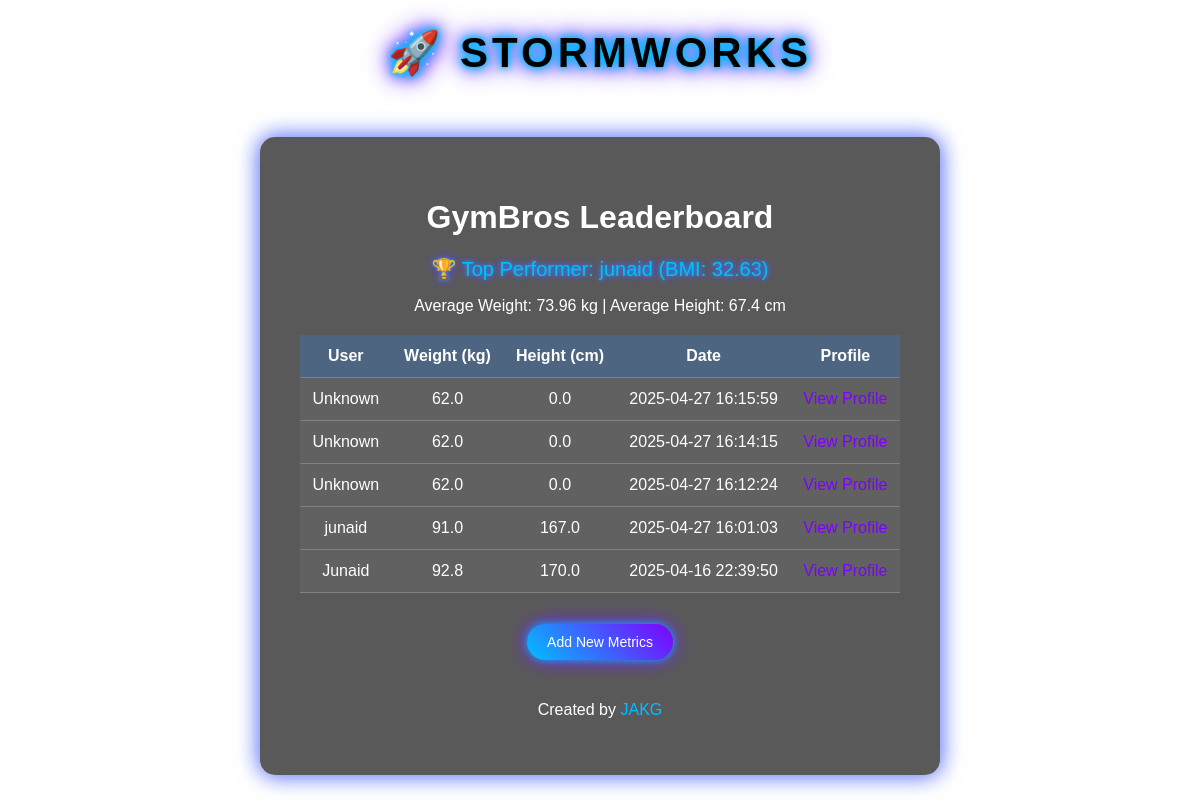
/dashboard, run on the app's committed database.
### tables this page shows
CREATE TABLE metrics (
        id INTEGER PRIMARY KEY AUTOINCREMENT,
        user TEXT NOT NULL,
        weight REAL NOT NULL,
        height REAL NOT NULL,
        date TEXT NOT NULL
    );

### app.py (the view)
@app.route('/dashboard')
def dashboard():
    conn = get_db_connection()
    metrics = conn.execute('SELECT * FROM metrics ORDER BY date DESC').fetchall()
    conn.close()
    avg_weight = sum(m['weight'] for m in metrics) / len(metrics) if metrics else 0
    avg_height = sum(m['height'] for m in metrics) / len(metrics) if metrics else 0
    valid_metrics = [m for m in metrics if m['height'] > 0]
    top_user = None
    if valid_metrics:
        top_user = max(valid_metrics, key=lambda x: x['weight'] / (x['height']/100)**2)
    return render_template('dashboard.html', metrics=metrics, avg_weight=avg_weight, avg_height=avg_height, top_user=top_user)

### app.py (called while the page is built)
def get_db_connection():
    conn = sqlite3.connect('database.db')
    conn.row_factory = sqlite3.Row
    return conn

### templates/dashboard.html (shortened to what this page needs)
<!doctype html>
<html lang="en">
<head>
  <link rel="stylesheet" href="{{ url_for('static', filename='css/style.css') }}">
</head>
<body class="dashboard-body">
  <div class="brand-banner">
    <h1 class="stormworks-heading">🚀 STORMWORKS</h1>
  </div>
  <div class="dashboard-container">
    <h1 class="neon-heading">GymBros Leaderboard</h1>
    {% if top_user %}
      <div class="top-performer">🏆 Top Performer: {{ top_user['user'] }} (BMI: {{ (top_user['weight'] / (top_user['height']/100)**2) | round(2) }})</div>
    {% endif %}
    <p>Average Weight: {{ avg_weight|round(2) }} kg | Average Height: {{ avg_height|round(2) }} cm</p>
    <table class="metrics-table">
      <thead>
        <tr>
          <th>User</th>
          <th>Weight (kg)</th>
          <th>Height (cm)</th>
          <th>Date</th>
          <th>Profile</th>
        </tr>
      </thead>
      <tbody>
        {% for metric in metrics %}
        <tr>
          <td>{{ metric['user'] }}</td>
          <td>{{ metric['weight'] }}</td>
          <td>{{ metric['height'] }}</td>
          <td>{{ metric['date'] }}</td>
          <td><a class="profile-link" href="{{ url_for('user_profile', username=metric['user']) }}">View Profile</a></td>
        </tr>
        {% endfor %}
      </tbody>
    </table>
    <div style="margin-top: 40px;">
      <a class="glow-button-small" href="{{ url_for('upload') }}">Add New Metrics</a>
    </div>
    <div class="footer-credit" style="margin-top: 50px;">
      <p>Created by <a href="http://jakg.in" target="_blank" style="color: #00BFFF; text-decoration: none;">JAKG</a></p>
    </div>
  </div>
</body>
</html>

### static/css/style.css (style rules this page uses)
body { background: url("../images/bg.png") no-repeat center center fixed; background-size: cover; font-family: 'Orbitron', sans-serif; color: #ffffff; margin: 0; padding: 0; }
.welcome-container, .dashboard-container, .form-container, .profile-container { background: rgba(0, 0, 0, 0.65); margin: 5% auto; padding: 40px; border-radius: 15px; max-width: 600px; text-align: center; box-shadow: 0px 0px 25px rgba(0, 123, 255, 0.6), 0px 0px 20px rgba(147, 51, 234, 0.6); }
.glow-button, .glow-button-small { background: linear-gradient(45deg, #00BFFF, #7F00FF); padding: 15px 30px; font-size: 18px; border: none; border-radius: 30px; cursor: pointer; color: white; text-decoration: none; box-shadow: 0 0 10px #00BFFF, 0 0 20px #7F00FF; transition: 0.4s ease-in-out; }
.glow-button-small { font-size: 14px; padding: 10px 20px; }
.metrics-table { width: 100%; margin-top: 20px; border-collapse: collapse; background: rgba(255, 255, 255, 0.05); }
.metrics-table th, .metrics-table td { padding: 12px; border-bottom: 1px solid rgba(255, 255, 255, 0.2); }
.metrics-table th { background: rgba(0, 123, 255, 0.2); }
.profile-link, .back-link { color: #7F00FF; text-decoration: none; }
.top-performer { font-size: 20px; margin: 10px 0; color: #00BFFF; text-shadow: 0 0 5px #00BFFF, 0 0 10px #7F00FF; }
.brand-banner { text-align: center; margin-top: 20px; margin-bottom: 20px; }
.stormworks-heading { font-size: 42px; color: #000000; text-shadow: 0 0 5px #00BFFF, 0 0 10px #00BFFF, 0 0 15px #00BFFF, 0 0 20px #7F00FF, 0 0 30px #7F00FF; letter-spacing: 4px; font-weight: bold; animation: pulse 2.5s infinite; }

### data on the page
metrics: user "junaid", weight+height "32.63", weight "91.0", height "167.0", date "2025-04-27 16:01:03"
metrics: user "Unknown", weight "62.0", height "0.0", date "2025-04-27 16:15:59"
metrics: user "Unknown", weight "62.0", height "0.0", date "2025-04-27 16:14:15"
metrics: user "Unknown", weight "62.0", height "0.0", date "2025-04-27 16:12:24"
metrics: user "Junaid", weight "92.8", height "170.0", date "2025-04-16 22:39:50"

### other printed values
{{ avg_weight|round(2) }} "73.96"
{{ avg_height|round(2) }} "67.4"
